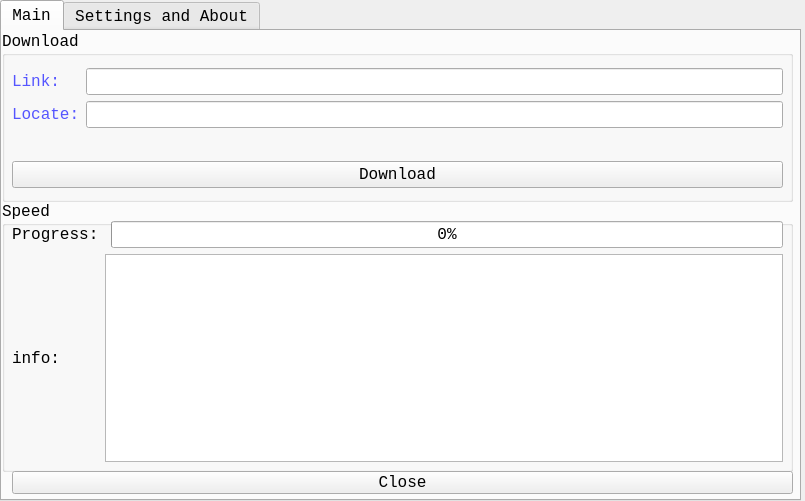
<?xml version="1.0" encoding="UTF-8"?>
<ui version="4.0">
 <class>MainWindow</class>
 <widget class="QMainWindow" name="MainWindow">
  <property name="geometry">
   <rect>
    <x>0</x>
    <y>0</y>
    <width>805</width>
    <height>501</height>
   </rect>
  </property>
  <property name="minimumSize">
   <size>
    <width>805</width>
    <height>501</height>
   </size>
  </property>
  <property name="maximumSize">
   <size>
    <width>805</width>
    <height>501</height>
   </size>
  </property>
  <property name="sizeIncrement">
   <size>
    <width>805</width>
    <height>501</height>
   </size>
  </property>
  <property name="baseSize">
   <size>
    <width>805</width>
    <height>501</height>
   </size>
  </property>
  <property name="font">
   <font>
    <family>Consolas</family>
    <pointsize>14</pointsize>
   </font>
  </property>
  <property name="windowTitle">
   <string>Downlodaer</string>
  </property>
  <property name="windowIcon">
   <iconset theme="1">
    <normaloff>C:/Users/Administrator/.designer/backup</normaloff>C:/Users/Administrator/.designer/backup</iconset>
  </property>
  <widget class="QWidget" name="centralwidget">
   <widget class="QTabWidget" name="tabWidget">
    <property name="geometry">
     <rect>
      <x>0</x>
      <y>0</y>
      <width>801</width>
      <height>501</height>
     </rect>
    </property>
    <property name="minimumSize">
     <size>
      <width>801</width>
      <height>501</height>
     </size>
    </property>
    <property name="maximumSize">
     <size>
      <width>801</width>
      <height>501</height>
     </size>
    </property>
    <property name="font">
     <font>
      <family>Consolas</family>
      <pointsize>12</pointsize>
     </font>
    </property>
    <property name="currentIndex">
     <number>0</number>
    </property>
    <widget class="QWidget" name="tab">
     <property name="cursor">
      <cursorShape>ArrowCursor</cursorShape>
     </property>
     <property name="autoFillBackground">
      <bool>false</bool>
     </property>
     <attribute name="title">
      <string>Main</string>
     </attribute>
     <widget class="QGroupBox" name="groupBox">
      <property name="geometry">
       <rect>
        <x>0</x>
        <y>0</y>
        <width>791</width>
        <height>171</height>
       </rect>
      </property>
      <property name="title">
       <string>Download</string>
      </property>
      <widget class="QWidget" name="verticalLayoutWidget_3">
       <property name="geometry">
        <rect>
         <x>10</x>
         <y>20</y>
         <width>771</width>
         <height>95</height>
        </rect>
       </property>
       <layout class="QVBoxLayout" name="verticalLayout_3">
        <item>
         <layout class="QHBoxLayout" name="horizontalLayout">
          <item>
           <layout class="QVBoxLayout" name="verticalLayout">
            <item>
             <widget class="QLabel" name="label">
              <property name="palette">
               <palette>
                <active>
                 <colorrole role="WindowText">
                  <brush brushstyle="SolidPattern">
                   <color alpha="255">
                    <red>85</red>
                    <green>85</green>
                    <blue>255</blue>
                   </color>
                  </brush>
                 </colorrole>
                </active>
                <inactive>
                 <colorrole role="WindowText">
                  <brush brushstyle="SolidPattern">
                   <color alpha="255">
                    <red>85</red>
                    <green>85</green>
                    <blue>255</blue>
                   </color>
                  </brush>
                 </colorrole>
                </inactive>
                <disabled>
                 <colorrole role="WindowText">
                  <brush brushstyle="SolidPattern">
                   <color alpha="255">
                    <red>120</red>
                    <green>120</green>
                    <blue>120</blue>
                   </color>
                  </brush>
                 </colorrole>
                </disabled>
               </palette>
              </property>
              <property name="text">
               <string>Link:</string>
              </property>
             </widget>
            </item>
            <item>
             <widget class="QLabel" name="label_2">
              <property name="palette">
               <palette>
                <active>
                 <colorrole role="WindowText">
                  <brush brushstyle="SolidPattern">
                   <color alpha="255">
                    <red>85</red>
                    <green>85</green>
                    <blue>255</blue>
                   </color>
                  </brush>
                 </colorrole>
                </active>
                <inactive>
                 <colorrole role="WindowText">
                  <brush brushstyle="SolidPattern">
                   <color alpha="255">
                    <red>85</red>
                    <green>85</green>
                    <blue>255</blue>
                   </color>
                  </brush>
                 </colorrole>
                </inactive>
                <disabled>
                 <colorrole role="WindowText">
                  <brush brushstyle="SolidPattern">
                   <color alpha="255">
                    <red>120</red>
                    <green>120</green>
                    <blue>120</blue>
                   </color>
                  </brush>
                 </colorrole>
                </disabled>
               </palette>
              </property>
              <property name="text">
               <string>Locate:</string>
              </property>
             </widget>
            </item>
           </layout>
          </item>
          <item>
           <layout class="QVBoxLayout" name="verticalLayout_2">
            <item>
             <widget class="QLineEdit" name="lineEdit"/>
            </item>
            <item>
             <widget class="QLineEdit" name="lineEdit_2"/>
            </item>
           </layout>
          </item>
         </layout>
        </item>
       </layout>
      </widget>
      <widget class="QPushButton" name="pushButton">
       <property name="geometry">
        <rect>
         <x>10</x>
         <y>130</y>
         <width>771</width>
         <height>27</height>
        </rect>
       </property>
       <property name="font">
        <font>
         <family>Consolas</family>
         <pointsize>12</pointsize>
        </font>
       </property>
       <property name="styleSheet">
        <string notr="true"/>
       </property>
       <property name="text">
        <string>Download</string>
       </property>
      </widget>
     </widget>
     <widget class="QGroupBox" name="groupBox_2">
      <property name="geometry">
       <rect>
        <x>0</x>
        <y>170</y>
        <width>791</width>
        <height>271</height>
       </rect>
      </property>
      <property name="title">
       <string>Speed</string>
      </property>
      <widget class="QWidget" name="gridLayoutWidget">
       <property name="geometry">
        <rect>
         <x>10</x>
         <y>20</y>
         <width>771</width>
         <height>241</height>
        </rect>
       </property>
       <layout class="QGridLayout" name="gridLayout">
        <item row="1" column="0">
         <widget class="QLabel" name="label_4">
          <property name="font">
           <font>
            <family>Consolas</family>
            <pointsize>12</pointsize>
           </font>
          </property>
          <property name="styleSheet">
           <string notr="true"/>
          </property>
          <property name="text">
           <string>info:</string>
          </property>
         </widget>
        </item>
        <item row="0" column="0">
         <widget class="QLabel" name="label_3">
          <property name="font">
           <font>
            <family>Consolas</family>
            <pointsize>12</pointsize>
           </font>
          </property>
          <property name="styleSheet">
           <string notr="true"/>
          </property>
          <property name="text">
           <string>Progress:</string>
          </property>
         </widget>
        </item>
        <item row="0" column="2">
         <widget class="QProgressBar" name="progressBar">
          <property name="palette">
           <palette>
            <active>
             <colorrole role="WindowText">
              <brush brushstyle="SolidPattern">
               <color alpha="255">
                <red>85</red>
                <green>0</green>
                <blue>255</blue>
               </color>
              </brush>
             </colorrole>
             <colorrole role="Button">
              <brush brushstyle="SolidPattern">
               <color alpha="255">
                <red>170</red>
                <green>170</green>
                <blue>0</blue>
               </color>
              </brush>
             </colorrole>
             <colorrole role="Light">
              <brush brushstyle="SolidPattern">
               <color alpha="255">
                <red>170</red>
                <green>170</green>
                <blue>127</blue>
               </color>
              </brush>
             </colorrole>
            </active>
            <inactive>
             <colorrole role="WindowText">
              <brush brushstyle="SolidPattern">
               <color alpha="255">
                <red>85</red>
                <green>0</green>
                <blue>255</blue>
               </color>
              </brush>
             </colorrole>
             <colorrole role="Button">
              <brush brushstyle="SolidPattern">
               <color alpha="255">
                <red>170</red>
                <green>170</green>
                <blue>0</blue>
               </color>
              </brush>
             </colorrole>
             <colorrole role="Light">
              <brush brushstyle="SolidPattern">
               <color alpha="255">
                <red>170</red>
                <green>170</green>
                <blue>127</blue>
               </color>
              </brush>
             </colorrole>
            </inactive>
            <disabled>
             <colorrole role="WindowText">
              <brush brushstyle="SolidPattern">
               <color alpha="255">
                <red>120</red>
                <green>120</green>
                <blue>120</blue>
               </color>
              </brush>
             </colorrole>
             <colorrole role="Button">
              <brush brushstyle="SolidPattern">
               <color alpha="255">
                <red>170</red>
                <green>170</green>
                <blue>0</blue>
               </color>
              </brush>
             </colorrole>
             <colorrole role="Light">
              <brush brushstyle="SolidPattern">
               <color alpha="255">
                <red>170</red>
                <green>170</green>
                <blue>127</blue>
               </color>
              </brush>
             </colorrole>
            </disabled>
           </palette>
          </property>
          <property name="value">
           <number>0</number>
          </property>
         </widget>
        </item>
        <item row="1" column="1" colspan="2">
         <widget class="QTextBrowser" name="textBrowser"/>
        </item>
       </layout>
      </widget>
     </widget>
     <widget class="QPushButton" name="pushButton_2">
      <property name="geometry">
       <rect>
        <x>10</x>
        <y>440</y>
        <width>781</width>
        <height>23</height>
       </rect>
      </property>
      <property name="font">
       <font>
        <family>Consolas</family>
        <pointsize>12</pointsize>
       </font>
      </property>
      <property name="styleSheet">
       <string notr="true"/>
      </property>
      <property name="text">
       <string>Close</string>
      </property>
     </widget>
    </widget>
    <widget class="QWidget" name="tab_2">
     <attribute name="title">
      <string>Settings and About</string>
     </attribute>
     <widget class="QTabWidget" name="tabWidget_2">
      <property name="geometry">
       <rect>
        <x>10</x>
        <y>280</y>
        <width>781</width>
        <height>181</height>
       </rect>
      </property>
      <property name="styleSheet">
       <string notr="true">color:rgb(85, 85, 255);</string>
      </property>
      <property name="currentIndex">
       <number>0</number>
      </property>
      <widget class="QWidget" name="tab_3">
       <attribute name="title">
        <string>About</string>
       </attribute>
       <widget class="QWidget" name="verticalLayoutWidget_4">
        <property name="geometry">
         <rect>
          <x>10</x>
          <y>0</y>
          <width>761</width>
          <height>141</height>
         </rect>
        </property>
        <layout class="QVBoxLayout" name="verticalLayout_4">
         <item>
          <widget class="QGroupBox" name="groupBox_5">
           <property name="title">
            <string>About</string>
           </property>
           <widget class="QLabel" name="label_7">
            <property name="geometry">
             <rect>
              <x>60</x>
              <y>20</y>
              <width>681</width>
              <height>21</height>
             </rect>
            </property>
            <property name="text">
             <string>(c) 2021 import net.minecraft,All rights resirved.</string>
            </property>
           </widget>
          </widget>
         </item>
         <item>
          <widget class="QGroupBox" name="groupBox_6">
           <property name="title">
            <string>Links</string>
           </property>
           <widget class="QPushButton" name="pushButton_3">
            <property name="geometry">
             <rect>
              <x>60</x>
              <y>30</y>
              <width>691</width>
              <height>23</height>
             </rect>
            </property>
            <property name="text">
             <string>Open Fast Link</string>
            </property>
           </widget>
          </widget>
         </item>
        </layout>
       </widget>
      </widget>
      <widget class="QWidget" name="tab_4">
       <attribute name="title">
        <string>Log</string>
       </attribute>
       <widget class="QTextBrowser" name="textBrowser_2">
        <property name="geometry">
         <rect>
          <x>5</x>
          <y>1</y>
          <width>761</width>
          <height>221</height>
         </rect>
        </property>
       </widget>
      </widget>
     </widget>
     <widget class="QWidget" name="verticalLayoutWidget_5">
      <property name="geometry">
       <rect>
        <x>10</x>
        <y>0</y>
        <width>781</width>
        <height>271</height>
       </rect>
      </property>
      <layout class="QVBoxLayout" name="verticalLayout_5">
       <item>
        <widget class="QLabel" name="label_5">
         <property name="font">
          <font>
           <family>Consolas</family>
           <pointsize>20</pointsize>
          </font>
         </property>
         <property name="styleSheet">
          <string notr="true">color:rgb(85, 85, 255);</string>
         </property>
         <property name="text">
          <string>Version:v1.5.3</string>
         </property>
        </widget>
       </item>
       <item>
        <widget class="QCheckBox" name="checkBox_4">
         <property name="styleSheet">
          <string notr="true">color:rgb(85, 85, 255);</string>
         </property>
         <property name="text">
          <string>Use Chinese</string>
         </property>
        </widget>
       </item>
       <item>
        <widget class="QGroupBox" name="groupBox_3">
         <property name="font">
          <font>
           <family>Consolas</family>
           <pointsize>12</pointsize>
          </font>
         </property>
         <property name="styleSheet">
          <string notr="true">color:rgb(255,0,0);</string>
         </property>
         <property name="title">
          <string>Spyder Settings</string>
         </property>
         <widget class="QCheckBox" name="checkBox">
          <property name="geometry">
           <rect>
            <x>30</x>
            <y>40</y>
            <width>201</width>
            <height>21</height>
           </rect>
          </property>
          <property name="font">
           <font>
            <family>Consolas</family>
            <pointsize>12</pointsize>
           </font>
          </property>
          <property name="styleSheet">
           <string notr="true">color:rgb(85, 85, 255);</string>
          </property>
          <property name="text">
           <string>Don't use User-Agent</string>
          </property>
         </widget>
         <widget class="QLabel" name="label_6">
          <property name="geometry">
           <rect>
            <x>30</x>
            <y>20</y>
            <width>111</width>
            <height>21</height>
           </rect>
          </property>
          <property name="font">
           <font>
            <family>Consolas</family>
            <pointsize>12</pointsize>
           </font>
          </property>
          <property name="styleSheet">
           <string notr="true">color:rgb(85, 85, 255);</string>
          </property>
          <property name="text">
           <string>User-Agent:</string>
          </property>
         </widget>
         <widget class="QLineEdit" name="lineEdit_3">
          <property name="geometry">
           <rect>
            <x>140</x>
            <y>20</y>
            <width>621</width>
            <height>21</height>
           </rect>
          </property>
         </widget>
        </widget>
       </item>
       <item>
        <widget class="QGroupBox" name="groupBox_4">
         <property name="font">
          <font>
           <family>Consolas</family>
           <pointsize>12</pointsize>
          </font>
         </property>
         <property name="styleSheet">
          <string notr="true">color: rgb(255,0,0);</string>
         </property>
         <property name="title">
          <string>Info Settings</string>
         </property>
         <widget class="QCheckBox" name="checkBox_2">
          <property name="geometry">
           <rect>
            <x>30</x>
            <y>20</y>
            <width>201</width>
            <height>16</height>
           </rect>
          </property>
          <property name="font">
           <font>
            <family>Consolas</family>
            <pointsize>12</pointsize>
           </font>
          </property>
          <property name="styleSheet">
           <string notr="true">color: rgb(85, 85, 255);</string>
          </property>
          <property name="text">
           <string>Don't show speed</string>
          </property>
          <property name="checked">
           <bool>false</bool>
          </property>
         </widget>
         <widget class="QCheckBox" name="checkBox_3">
          <property name="geometry">
           <rect>
            <x>30</x>
            <y>40</y>
            <width>201</width>
            <height>16</height>
           </rect>
          </property>
          <property name="font">
           <font>
            <family>Consolas</family>
            <pointsize>12</pointsize>
           </font>
          </property>
          <property name="styleSheet">
           <string notr="true">color: rgb(85, 85, 255);</string>
          </property>
          <property name="text">
           <string>Don't show exceptions</string>
          </property>
          <property name="checked">
           <bool>false</bool>
          </property>
          <property name="tristate">
           <bool>false</bool>
          </property>
         </widget>
        </widget>
       </item>
      </layout>
     </widget>
    </widget>
   </widget>
  </widget>
 </widget>
 <resources/>
 <connections/>
</ui>
